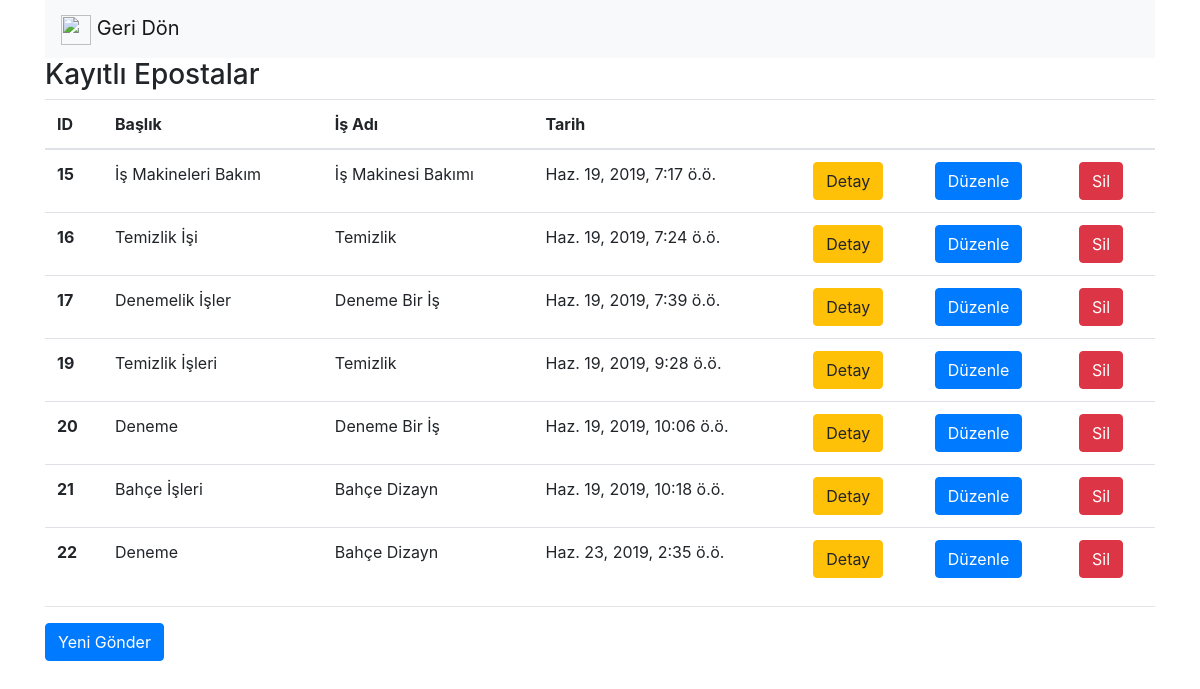
Page /epostaListe on the committed database.
### safeputapp/models.py (models this page shows, shortened)
class Eposta(models.Model):
    baslik = models.CharField(max_length = 50, verbose_name = "Başlık")
    mesaj = models.CharField(max_length = 1000, verbose_name = "Mesaj")
    is_id = models.ForeignKey(Is, on_delete = models.CASCADE, verbose_name = "İş")
    baglanti_link = models.CharField(max_length = 100, verbose_name = "Bağlantı Linki")
    aktifmi = models.BooleanField(verbose_name = "Aktif mi?", default = True)
    olusturma_tarihi = models.DateTimeField(auto_now_add = True, blank = True, verbose_name = "Oluşturma Tarihi")
    duzunleme_tarihi = models.DateTimeField(verbose_name = "Duzenleme Tarihi", blank = True, null = True)

class Is(models.Model):
    ad = models.CharField(max_length = 50, verbose_name = "Ad")
    tanim = models.CharField(max_length = 250, verbose_name = "Tanım")
    fatura_no = models.CharField(max_length = 20, verbose_name = "Fatura Numarası")
    guvenlik_seviye = models.ForeignKey(GuvenlikSeviye, on_delete = models.CASCADE, verbose_name = "Güvenlik Seviyesi")
    is_durum = models.ForeignKey(IsDurum, on_delete = models.CASCADE, verbose_name = "Durum")
    aktifmi = models.BooleanField(verbose_name = "Aktif mi?", default = True)
    firma_id = models.ForeignKey(Firma, on_delete = models.CASCADE, verbose_name = "Firma")
    olusturma_tarihi = models.DateTimeField(auto_now_add = True, blank = True, verbose_name = "Oluşturma Tarihi")
    duzunleme_tarihi = models.DateTimeField(verbose_name = "Duzenleme Tarihi", blank = True, null = True)
    baglanti = models.CharField(max_length = 100, verbose_name = "Bağlantı")
    def __unicode__(self):
        return self.ad

### safeputapp/views.py (the view)
# urls.py: url(r'^epostaListe', epostaListe),
def epostaListe(request):
    epostalar = Eposta.objects.all()
    return render( request, "epostaListe.html", { "epostalar" : epostalar } )

### safeputapp/templates/epostaListe.html (shortened to what this page needs)
<!DOCTYPE html>
    <html>
        <head>
        <link rel="stylesheet" href="https://maxcdn.bootstrapcdn.com/bootstrap/4.0.0/css/bootstrap.min.css">
        </head>
        <body>
            <div class="container">
                <nav class="navbar navbar-light bg-light">
                    <a class="navbar-brand" href="anasayfa">
                        <img src="https://image.flaticon.com/icons/svg/118/118739.svg" width="30" height="30" alt=""> Geri Dön
                    </a>
                </nav>
                <h3>Kayıtlı Epostalar</h3>
                {% if epostalar %}
                    <table class="table">
                        <thead>
                            <tr>
                            <th scope="col">ID</th>
                            <th scope="col">Başlık</th>
                            <th scope="col">İş Adı</th>
                            <th scope="col">Tarih</th>
                            <th scope="col"></th>
                            <th scope="col"></th>
                            <th scope="col"></th>
                            </tr>
                        </thead>
                        <tbody>
                            {% for eposta in epostalar %}
                                {% if eposta.aktifmi %}
                                    <tr>
                                        <th scope="row"> {{ eposta.id }} </th>
                                        <td> {{ eposta.baslik }} </td>
                                        <td> {{ eposta.is_id }} </td>
                                        <td> {{ eposta.olusturma_tarihi }} </td>
                                        <td><a href="/epostaDetay/{{eposta.id}}" class="btn btn-warning">Detay</td>
                                        <td><a href="/epostaDuzenle/{{eposta.id}}" class="btn btn-primary">Düzenle</td>
                                        <td><a href="/epostaSil/{{eposta.id}}" class="btn btn-danger">Sil</td>
                                    </tr>
                                {% endif %}
                            {% endfor %}
                        </tbody>
                    </table>
                {% else %}
                    <div class="alert alert-danger">
                        Kayıt bulunamadı.
                    </div>
                {% endif %}
                <hr>
                <a href="epostaGonder" class="btn btn-primary"> Yeni Gönder </a>
            </div>
        </body>
</html>

### rows in the picture
Eposta: id "15", baslik "İş Makineleri Bakım", is_id "İş Makinesi Bakımı", olusturma_tarihi "Haz. 19, 2019, 7:17 ö.ö."
Eposta: id "16", baslik "Temizlik İşi", is_id "Temizlik", olusturma_tarihi "Haz. 19, 2019, 7:24 ö.ö."
Eposta: id "17", baslik "Denemelik İşler", is_id "Deneme Bir İş", olusturma_tarihi "Haz. 19, 2019, 7:39 ö.ö."
Eposta: id "19", baslik "Temizlik İşleri", is_id "Temizlik", olusturma_tarihi "Haz. 19, 2019, 9:28 ö.ö."
Eposta: id "20", baslik "Deneme", is_id "Deneme Bir İş", olusturma_tarihi "Haz. 19, 2019, 10:06 ö.ö."
Eposta: id "21", baslik "Bahçe İşleri", is_id "Bahçe Dizayn", olusturma_tarihi "Haz. 19, 2019, 10:18 ö.ö."
Eposta: id "22", baslik "Deneme", is_id "Bahçe Dizayn", olusturma_tarihi "Haz. 23, 2019, 2:35 ö.ö."
